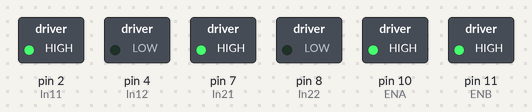
The sketch below on a simulated Arduino Uno, built with avr-gcc and run on an emulated ATmega328P. On the bench: switched loads named in the sketch (green lamp = pin HIGH).

Above: at 0.1 s.
Timing chart, 0 to 1.6 s (numbered marks = the images above):
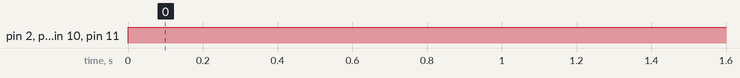

Measured:
- by itself, pin 2 (In11), pin 7 (In21), pin 10 (ENA), pin 11 (ENB): LOW → HIGH at 0.00 s

The sketch:

zz.ino
```cpp
int In11=2;
int In12=4;
int ENA=10;
int ENB=11;
int In21=7;
int In22=8;
int motorSpeed=255;
int turn=50;
void setup()
{

Serial.begin(9600);
pinMode(In11,OUTPUT);
pinMode(In12,OUTPUT);
pinMode(In21,OUTPUT);
pinMode(In22,OUTPUT);


  }
  void loop()
  {

     analogWrite(ENA,255);
  analogWrite(ENB,255);
  digitalWrite(In11,HIGH);
  digitalWrite(In12,LOW);
  digitalWrite(In21,HIGH);
  digitalWrite(In22,LOW);

    }
```
